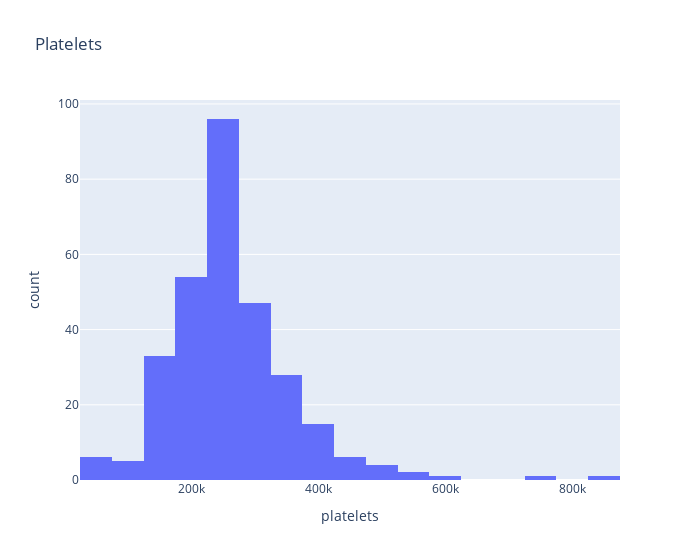

Source (notebook cell):
### Code cell
#platelets

fig = px.histogram (df,"platelets", nbins=40, title='Platelets', width=700)
fig.show()

### Figure 1 — Plotly figure (JSON) as saved in the notebook; plotly's stock layout.template omitted (floating-point values rounded to 4 significant figures; data arrays with more than 128 entries replaced by an {"elided": "..."} marker saying what was removed)
{"data": [{"alignmentgroup": "True", "bingroup": "x", "hovertemplate": "platelets=%{x}<br>count=%{y}<extra></extra>", "legendgroup": "", "marker": {"color": "#636efa"}, "name": "", "nbinsx": 40, "offsetgroup": "", "orientation": "v", "showlegend": false, "type": "histogram", "x": {"elided": "299 float values"}, "xaxis": "x", "yaxis": "y"}], "layout": {"barmode": "relative", "legend": {"tracegroupgap": 0}, "title": {"text": "Platelets"}, "width": 700, "xaxis": {"anchor": "y", "domain": [0, 1], "title": {"text": "platelets"}}, "yaxis": {"anchor": "x", "domain": [0, 1], "title": {"text": "count"}}}}
